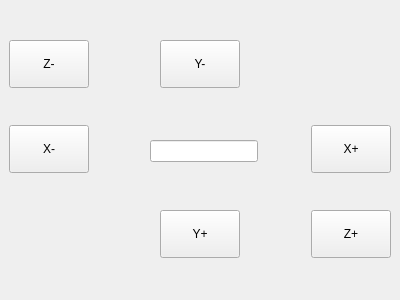
<?xml version="1.0" encoding="UTF-8"?>
<ui version="4.0">
 <class>ICAxisKeyboard</class>
 <widget class="QWidget" name="ICAxisKeyboard">
  <property name="geometry">
   <rect>
    <x>0</x>
    <y>0</y>
    <width>400</width>
    <height>300</height>
   </rect>
  </property>
  <property name="windowTitle">
   <string>Form</string>
  </property>
  <widget class="QPushButton" name="yPluse">
   <property name="geometry">
    <rect>
     <x>160</x>
     <y>210</y>
     <width>80</width>
     <height>48</height>
    </rect>
   </property>
   <property name="minimumSize">
    <size>
     <width>80</width>
     <height>48</height>
    </size>
   </property>
   <property name="maximumSize">
    <size>
     <width>80</width>
     <height>48</height>
    </size>
   </property>
   <property name="text">
    <string>Y+</string>
   </property>
  </widget>
  <widget class="QPushButton" name="xMInus">
   <property name="geometry">
    <rect>
     <x>9</x>
     <y>125</y>
     <width>80</width>
     <height>48</height>
    </rect>
   </property>
   <property name="minimumSize">
    <size>
     <width>80</width>
     <height>48</height>
    </size>
   </property>
   <property name="maximumSize">
    <size>
     <width>80</width>
     <height>48</height>
    </size>
   </property>
   <property name="text">
    <string>X-</string>
   </property>
  </widget>
  <widget class="QPushButton" name="xPluse">
   <property name="geometry">
    <rect>
     <x>311</x>
     <y>125</y>
     <width>80</width>
     <height>48</height>
    </rect>
   </property>
   <property name="minimumSize">
    <size>
     <width>80</width>
     <height>48</height>
    </size>
   </property>
   <property name="maximumSize">
    <size>
     <width>80</width>
     <height>48</height>
    </size>
   </property>
   <property name="text">
    <string>X+</string>
   </property>
  </widget>
  <widget class="ICLineEditWithVirtualNumericKeypad" name="speedEdit">
   <property name="geometry">
    <rect>
     <x>150</x>
     <y>140</y>
     <width>108</width>
     <height>22</height>
    </rect>
   </property>
  </widget>
  <widget class="QPushButton" name="zMinus">
   <property name="geometry">
    <rect>
     <x>9</x>
     <y>40</y>
     <width>80</width>
     <height>48</height>
    </rect>
   </property>
   <property name="minimumSize">
    <size>
     <width>80</width>
     <height>48</height>
    </size>
   </property>
   <property name="maximumSize">
    <size>
     <width>80</width>
     <height>48</height>
    </size>
   </property>
   <property name="text">
    <string>Z-</string>
   </property>
  </widget>
  <widget class="QPushButton" name="zPluse">
   <property name="geometry">
    <rect>
     <x>311</x>
     <y>210</y>
     <width>80</width>
     <height>48</height>
    </rect>
   </property>
   <property name="minimumSize">
    <size>
     <width>80</width>
     <height>48</height>
    </size>
   </property>
   <property name="maximumSize">
    <size>
     <width>80</width>
     <height>48</height>
    </size>
   </property>
   <property name="text">
    <string>Z+</string>
   </property>
  </widget>
  <widget class="QPushButton" name="yMinus">
   <property name="geometry">
    <rect>
     <x>160</x>
     <y>40</y>
     <width>80</width>
     <height>48</height>
    </rect>
   </property>
   <property name="minimumSize">
    <size>
     <width>80</width>
     <height>48</height>
    </size>
   </property>
   <property name="maximumSize">
    <size>
     <width>80</width>
     <height>48</height>
    </size>
   </property>
   <property name="text">
    <string>Y-</string>
   </property>
  </widget>
 </widget>
 <customwidgets>
  <customwidget>
   <class>ICLineEditWithVirtualNumericKeypad</class>
   <extends>QLineEdit</extends>
   <header>iclineeditwithvirtualnumerickeypad.h</header>
  </customwidget>
 </customwidgets>
 <resources/>
 <connections/>
</ui>
